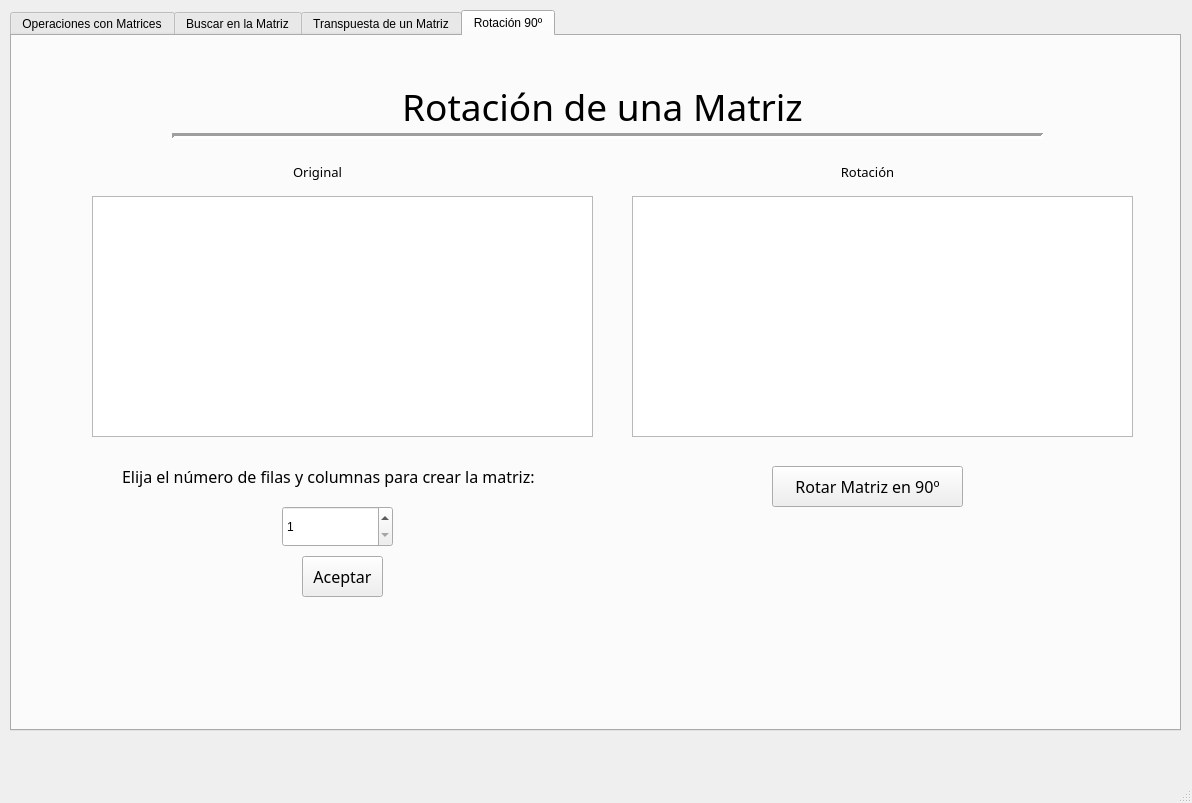
<?xml version="1.0" encoding="UTF-8"?>
<ui version="4.0">
 <class>MainWindow</class>
 <widget class="QMainWindow" name="MainWindow">
  <property name="geometry">
   <rect>
    <x>0</x>
    <y>0</y>
    <width>1192</width>
    <height>803</height>
   </rect>
  </property>
  <property name="windowTitle">
   <string>MainWindow</string>
  </property>
  <widget class="QWidget" name="centralwidget">
   <widget class="QTabWidget" name="tabWidget">
    <property name="geometry">
     <rect>
      <x>10</x>
      <y>10</y>
      <width>1171</width>
      <height>721</height>
     </rect>
    </property>
    <property name="currentIndex">
     <number>3</number>
    </property>
    <widget class="QWidget" name="tab">
     <attribute name="title">
      <string>Operaciones con Matrices</string>
     </attribute>
     <widget class="QTableWidget" name="tW_2">
      <property name="geometry">
       <rect>
        <x>760</x>
        <y>120</y>
        <width>331</width>
        <height>241</height>
       </rect>
      </property>
      <attribute name="horizontalHeaderVisible">
       <bool>false</bool>
      </attribute>
      <attribute name="horizontalHeaderHighlightSections">
       <bool>false</bool>
      </attribute>
      <attribute name="verticalHeaderVisible">
       <bool>false</bool>
      </attribute>
      <attribute name="verticalHeaderHighlightSections">
       <bool>false</bool>
      </attribute>
     </widget>
     <widget class="QTableWidget" name="tW_1">
      <property name="enabled">
       <bool>true</bool>
      </property>
      <property name="geometry">
       <rect>
        <x>410</x>
        <y>120</y>
        <width>331</width>
        <height>241</height>
       </rect>
      </property>
      <attribute name="horizontalHeaderVisible">
       <bool>false</bool>
      </attribute>
      <attribute name="horizontalHeaderHighlightSections">
       <bool>false</bool>
      </attribute>
      <attribute name="verticalHeaderVisible">
       <bool>false</bool>
      </attribute>
      <attribute name="verticalHeaderHighlightSections">
       <bool>false</bool>
      </attribute>
     </widget>
     <widget class="QTableWidget" name="tW_12">
      <property name="geometry">
       <rect>
        <x>590</x>
        <y>400</y>
        <width>331</width>
        <height>241</height>
       </rect>
      </property>
      <attribute name="horizontalHeaderVisible">
       <bool>false</bool>
      </attribute>
      <attribute name="horizontalHeaderHighlightSections">
       <bool>false</bool>
      </attribute>
      <attribute name="verticalHeaderVisible">
       <bool>false</bool>
      </attribute>
      <attribute name="verticalHeaderHighlightSections">
       <bool>false</bool>
      </attribute>
     </widget>
     <widget class="QLabel" name="label">
      <property name="geometry">
       <rect>
        <x>260</x>
        <y>0</y>
        <width>591</width>
        <height>101</height>
       </rect>
      </property>
      <property name="font">
       <font>
        <family>Sitka</family>
        <pointsize>28</pointsize>
       </font>
      </property>
      <property name="text">
       <string>Operaciones con Matrices</string>
      </property>
      <property name="alignment">
       <set>Qt::AlignCenter</set>
      </property>
     </widget>
     <widget class="QSpinBox" name="spinBox_Fila1">
      <property name="geometry">
       <rect>
        <x>50</x>
        <y>180</y>
        <width>131</width>
        <height>51</height>
       </rect>
      </property>
      <property name="minimum">
       <number>1</number>
      </property>
     </widget>
     <widget class="QSpinBox" name="spinBox_Colm1">
      <property name="geometry">
       <rect>
        <x>210</x>
        <y>180</y>
        <width>131</width>
        <height>51</height>
       </rect>
      </property>
      <property name="minimum">
       <number>1</number>
      </property>
     </widget>
     <widget class="QSpinBox" name="spinBox_fila2">
      <property name="geometry">
       <rect>
        <x>50</x>
        <y>400</y>
        <width>131</width>
        <height>51</height>
       </rect>
      </property>
      <property name="minimum">
       <number>1</number>
      </property>
     </widget>
     <widget class="QSpinBox" name="spinBox_Colm2">
      <property name="geometry">
       <rect>
        <x>210</x>
        <y>400</y>
        <width>131</width>
        <height>51</height>
       </rect>
      </property>
      <property name="minimum">
       <number>1</number>
      </property>
     </widget>
     <widget class="QPushButton" name="btn_matriz1">
      <property name="geometry">
       <rect>
        <x>150</x>
        <y>250</y>
        <width>83</width>
        <height>29</height>
       </rect>
      </property>
      <property name="text">
       <string>Aceptar</string>
      </property>
     </widget>
     <widget class="QPushButton" name="btn_matriz2">
      <property name="geometry">
       <rect>
        <x>150</x>
        <y>470</y>
        <width>83</width>
        <height>29</height>
       </rect>
      </property>
      <property name="text">
       <string>Aceptar</string>
      </property>
     </widget>
     <widget class="QLabel" name="label_2">
      <property name="geometry">
       <rect>
        <x>50</x>
        <y>150</y>
        <width>63</width>
        <height>20</height>
       </rect>
      </property>
      <property name="text">
       <string>Fila</string>
      </property>
     </widget>
     <widget class="QLabel" name="label_3">
      <property name="geometry">
       <rect>
        <x>210</x>
        <y>150</y>
        <width>63</width>
        <height>20</height>
       </rect>
      </property>
      <property name="text">
       <string>Columna</string>
      </property>
     </widget>
     <widget class="QLabel" name="label_4">
      <property name="geometry">
       <rect>
        <x>50</x>
        <y>370</y>
        <width>63</width>
        <height>20</height>
       </rect>
      </property>
      <property name="text">
       <string>Fila</string>
      </property>
     </widget>
     <widget class="QLabel" name="label_5">
      <property name="geometry">
       <rect>
        <x>210</x>
        <y>370</y>
        <width>63</width>
        <height>20</height>
       </rect>
      </property>
      <property name="text">
       <string>Columna</string>
      </property>
     </widget>
     <widget class="QLabel" name="label_6">
      <property name="geometry">
       <rect>
        <x>120</x>
        <y>110</y>
        <width>131</width>
        <height>21</height>
       </rect>
      </property>
      <property name="font">
       <font>
        <family>Sitka Banner</family>
        <pointsize>12</pointsize>
       </font>
      </property>
      <property name="text">
       <string>Primera Matriz</string>
      </property>
      <property name="alignment">
       <set>Qt::AlignCenter</set>
      </property>
     </widget>
     <widget class="QLabel" name="label_7">
      <property name="geometry">
       <rect>
        <x>500</x>
        <y>90</y>
        <width>131</width>
        <height>21</height>
       </rect>
      </property>
      <property name="font">
       <font>
        <family>Sitka Banner</family>
        <pointsize>12</pointsize>
       </font>
      </property>
      <property name="text">
       <string>Primera Matriz</string>
      </property>
      <property name="alignment">
       <set>Qt::AlignCenter</set>
      </property>
     </widget>
     <widget class="QLabel" name="label_8">
      <property name="geometry">
       <rect>
        <x>120</x>
        <y>330</y>
        <width>131</width>
        <height>21</height>
       </rect>
      </property>
      <property name="font">
       <font>
        <family>Sitka Banner</family>
        <pointsize>12</pointsize>
       </font>
      </property>
      <property name="text">
       <string>Segunda Matriz</string>
      </property>
      <property name="alignment">
       <set>Qt::AlignCenter</set>
      </property>
     </widget>
     <widget class="QLabel" name="label_9">
      <property name="geometry">
       <rect>
        <x>860</x>
        <y>90</y>
        <width>131</width>
        <height>21</height>
       </rect>
      </property>
      <property name="font">
       <font>
        <family>Sitka Banner</family>
        <pointsize>12</pointsize>
       </font>
      </property>
      <property name="text">
       <string>Segunda Matriz</string>
      </property>
      <property name="alignment">
       <set>Qt::AlignCenter</set>
      </property>
     </widget>
     <widget class="QLabel" name="label_10">
      <property name="geometry">
       <rect>
        <x>680</x>
        <y>370</y>
        <width>131</width>
        <height>21</height>
       </rect>
      </property>
      <property name="font">
       <font>
        <family>Sitka Banner</family>
        <pointsize>12</pointsize>
       </font>
      </property>
      <property name="text">
       <string>Resultado</string>
      </property>
      <property name="alignment">
       <set>Qt::AlignCenter</set>
      </property>
     </widget>
     <widget class="Line" name="line">
      <property name="geometry">
       <rect>
        <x>40</x>
        <y>290</y>
        <width>331</width>
        <height>21</height>
       </rect>
      </property>
      <property name="lineWidth">
       <number>3</number>
      </property>
      <property name="orientation">
       <enum>Qt::Horizontal</enum>
      </property>
     </widget>
     <widget class="Line" name="line_2">
      <property name="geometry">
       <rect>
        <x>20</x>
        <y>510</y>
        <width>331</width>
        <height>21</height>
       </rect>
      </property>
      <property name="lineWidth">
       <number>3</number>
      </property>
      <property name="orientation">
       <enum>Qt::Horizontal</enum>
      </property>
     </widget>
     <widget class="QComboBox" name="comboBox_operacion">
      <property name="geometry">
       <rect>
        <x>110</x>
        <y>580</y>
        <width>161</width>
        <height>41</height>
       </rect>
      </property>
      <item>
       <property name="text">
        <string>Sumar</string>
       </property>
      </item>
      <item>
       <property name="text">
        <string>Restar</string>
       </property>
      </item>
      <item>
       <property name="text">
        <string>Multiplicar</string>
       </property>
      </item>
     </widget>
     <widget class="QPushButton" name="btn_operaciones">
      <property name="geometry">
       <rect>
        <x>150</x>
        <y>630</y>
        <width>83</width>
        <height>29</height>
       </rect>
      </property>
      <property name="text">
       <string>Aceptar</string>
      </property>
     </widget>
     <widget class="QLabel" name="lbl_operaciones">
      <property name="geometry">
       <rect>
        <x>70</x>
        <y>540</y>
        <width>241</width>
        <height>31</height>
       </rect>
      </property>
      <property name="font">
       <font>
        <family>Sitka Banner</family>
        <pointsize>12</pointsize>
       </font>
      </property>
      <property name="text">
       <string>Elija una de las operaciones</string>
      </property>
      <property name="alignment">
       <set>Qt::AlignCenter</set>
      </property>
     </widget>
    </widget>
    <widget class="QWidget" name="tab_2">
     <attribute name="title">
      <string>Buscar en la Matriz</string>
     </attribute>
     <widget class="QTableWidget" name="tW_MatrizBuscar">
      <property name="geometry">
       <rect>
        <x>480</x>
        <y>150</y>
        <width>571</width>
        <height>411</height>
       </rect>
      </property>
      <attribute name="horizontalHeaderVisible">
       <bool>true</bool>
      </attribute>
      <attribute name="horizontalHeaderHighlightSections">
       <bool>false</bool>
      </attribute>
      <attribute name="horizontalHeaderShowSortIndicator" stdset="0">
       <bool>true</bool>
      </attribute>
      <attribute name="verticalHeaderVisible">
       <bool>true</bool>
      </attribute>
      <attribute name="verticalHeaderCascadingSectionResizes">
       <bool>false</bool>
      </attribute>
      <attribute name="verticalHeaderHighlightSections">
       <bool>true</bool>
      </attribute>
     </widget>
     <widget class="QLabel" name="label_13">
      <property name="geometry">
       <rect>
        <x>270</x>
        <y>10</y>
        <width>591</width>
        <height>101</height>
       </rect>
      </property>
      <property name="font">
       <font>
        <family>Sitka</family>
        <pointsize>28</pointsize>
       </font>
      </property>
      <property name="text">
       <string>Buscar en la Matriz</string>
      </property>
      <property name="alignment">
       <set>Qt::AlignCenter</set>
      </property>
     </widget>
     <widget class="QSpinBox" name="spinBox_FilaBuscar">
      <property name="geometry">
       <rect>
        <x>130</x>
        <y>260</y>
        <width>111</width>
        <height>41</height>
       </rect>
      </property>
      <property name="minimum">
       <number>1</number>
      </property>
      <property name="maximum">
       <number>150</number>
      </property>
     </widget>
     <widget class="QPushButton" name="btn_crearMatrizB">
      <property name="geometry">
       <rect>
        <x>220</x>
        <y>320</y>
        <width>111</width>
        <height>41</height>
       </rect>
      </property>
      <property name="font">
       <font>
        <family>Sitka Display</family>
        <pointsize>14</pointsize>
       </font>
      </property>
      <property name="text">
       <string>Aceptar</string>
      </property>
     </widget>
     <widget class="QSpinBox" name="spinBox_ColmBuscar">
      <property name="geometry">
       <rect>
        <x>290</x>
        <y>260</y>
        <width>111</width>
        <height>41</height>
       </rect>
      </property>
      <property name="minimum">
       <number>1</number>
      </property>
      <property name="maximum">
       <number>150</number>
      </property>
     </widget>
     <widget class="QLabel" name="label_29">
      <property name="geometry">
       <rect>
        <x>130</x>
        <y>160</y>
        <width>291</width>
        <height>61</height>
       </rect>
      </property>
      <property name="font">
       <font>
        <family>Sitka Display</family>
        <pointsize>12</pointsize>
       </font>
      </property>
      <property name="text">
       <string>Elija el número de filas y columnas 
para crear la matriz:</string>
      </property>
      <property name="alignment">
       <set>Qt::AlignLeading|Qt::AlignLeft|Qt::AlignVCenter</set>
      </property>
     </widget>
     <widget class="QLabel" name="label_31">
      <property name="geometry">
       <rect>
        <x>130</x>
        <y>410</y>
        <width>301</width>
        <height>51</height>
       </rect>
      </property>
      <property name="font">
       <font>
        <family>Sitka Display</family>
        <pointsize>12</pointsize>
        <bold>false</bold>
       </font>
      </property>
      <property name="text">
       <string>Elija el numero que desea buscar en 
la matriz:</string>
      </property>
     </widget>
     <widget class="QLineEdit" name="lE_FilaNum">
      <property name="geometry">
       <rect>
        <x>670</x>
        <y>610</y>
        <width>81</width>
        <height>28</height>
       </rect>
      </property>
      <property name="readOnly">
       <bool>true</bool>
      </property>
     </widget>
     <widget class="QLabel" name="label_12">
      <property name="geometry">
       <rect>
        <x>630</x>
        <y>610</y>
        <width>31</width>
        <height>31</height>
       </rect>
      </property>
      <property name="font">
       <font>
        <family>Sitka</family>
        <pointsize>10</pointsize>
       </font>
      </property>
      <property name="text">
       <string>Fila</string>
      </property>
     </widget>
     <widget class="QSpinBox" name="spinBox_Num">
      <property name="geometry">
       <rect>
        <x>220</x>
        <y>470</y>
        <width>111</width>
        <height>41</height>
       </rect>
      </property>
      <property name="minimum">
       <number>0</number>
      </property>
     </widget>
     <widget class="QLabel" name="label_30">
      <property name="geometry">
       <rect>
        <x>760</x>
        <y>609</y>
        <width>91</width>
        <height>31</height>
       </rect>
      </property>
      <property name="font">
       <font>
        <family>Sitka</family>
        <pointsize>10</pointsize>
       </font>
      </property>
      <property name="text">
       <string>Columna</string>
      </property>
     </widget>
     <widget class="QLineEdit" name="lE_ColumnNum">
      <property name="geometry">
       <rect>
        <x>840</x>
        <y>610</y>
        <width>81</width>
        <height>28</height>
       </rect>
      </property>
      <property name="readOnly">
       <bool>true</bool>
      </property>
     </widget>
     <widget class="QLabel" name="label_32">
      <property name="geometry">
       <rect>
        <x>130</x>
        <y>230</y>
        <width>31</width>
        <height>31</height>
       </rect>
      </property>
      <property name="font">
       <font>
        <family>Sitka</family>
        <pointsize>10</pointsize>
       </font>
      </property>
      <property name="text">
       <string>Fila</string>
      </property>
     </widget>
     <widget class="QLabel" name="label_33">
      <property name="geometry">
       <rect>
        <x>290</x>
        <y>230</y>
        <width>81</width>
        <height>31</height>
       </rect>
      </property>
      <property name="font">
       <font>
        <family>Sitka</family>
        <pointsize>10</pointsize>
       </font>
      </property>
      <property name="text">
       <string>Columna</string>
      </property>
     </widget>
     <widget class="Line" name="line_5">
      <property name="geometry">
       <rect>
        <x>150</x>
        <y>80</y>
        <width>871</width>
        <height>21</height>
       </rect>
      </property>
      <property name="lineWidth">
       <number>3</number>
      </property>
      <property name="orientation">
       <enum>Qt::Horizontal</enum>
      </property>
     </widget>
     <widget class="QPushButton" name="btn_buscarNum">
      <property name="geometry">
       <rect>
        <x>230</x>
        <y>520</y>
        <width>91</width>
        <height>31</height>
       </rect>
      </property>
      <property name="font">
       <font>
        <family>Sitka Display</family>
        <pointsize>12</pointsize>
       </font>
      </property>
      <property name="text">
       <string>Aceptar</string>
      </property>
     </widget>
     <widget class="Line" name="line_6">
      <property name="geometry">
       <rect>
        <x>90</x>
        <y>370</y>
        <width>371</width>
        <height>31</height>
       </rect>
      </property>
      <property name="lineWidth">
       <number>3</number>
      </property>
      <property name="orientation">
       <enum>Qt::Horizontal</enum>
      </property>
     </widget>
     <widget class="QLabel" name="label_34">
      <property name="geometry">
       <rect>
        <x>720</x>
        <y>570</y>
        <width>101</width>
        <height>31</height>
       </rect>
      </property>
      <property name="font">
       <font>
        <family>Sitka</family>
        <pointsize>12</pointsize>
       </font>
      </property>
      <property name="text">
       <string>Resultado</string>
      </property>
     </widget>
    </widget>
    <widget class="QWidget" name="tab_5">
     <attribute name="title">
      <string>Transpuesta de un Matriz</string>
     </attribute>
     <widget class="Line" name="line_7">
      <property name="geometry">
       <rect>
        <x>150</x>
        <y>90</y>
        <width>871</width>
        <height>21</height>
       </rect>
      </property>
      <property name="lineWidth">
       <number>3</number>
      </property>
      <property name="orientation">
       <enum>Qt::Horizontal</enum>
      </property>
     </widget>
     <widget class="QLabel" name="label_27">
      <property name="geometry">
       <rect>
        <x>270</x>
        <y>20</y>
        <width>621</width>
        <height>101</height>
       </rect>
      </property>
      <property name="font">
       <font>
        <family>Sitka</family>
        <pointsize>28</pointsize>
       </font>
      </property>
      <property name="text">
       <string>Transpuesta de una Matriz</string>
      </property>
      <property name="alignment">
       <set>Qt::AlignCenter</set>
      </property>
     </widget>
     <widget class="QLabel" name="label_35">
      <property name="geometry">
       <rect>
        <x>360</x>
        <y>440</y>
        <width>461</width>
        <height>61</height>
       </rect>
      </property>
      <property name="font">
       <font>
        <family>Sitka Display</family>
        <pointsize>12</pointsize>
       </font>
      </property>
      <property name="text">
       <string>Elija el número de filas y columnas para crear la matriz:</string>
      </property>
      <property name="alignment">
       <set>Qt::AlignLeading|Qt::AlignLeft|Qt::AlignVCenter</set>
      </property>
     </widget>
     <widget class="QTableWidget" name="tW_MatrizOriginal">
      <property name="geometry">
       <rect>
        <x>70</x>
        <y>160</y>
        <width>501</width>
        <height>241</height>
       </rect>
      </property>
      <attribute name="horizontalHeaderVisible">
       <bool>false</bool>
      </attribute>
      <attribute name="horizontalHeaderHighlightSections">
       <bool>false</bool>
      </attribute>
      <attribute name="horizontalHeaderShowSortIndicator" stdset="0">
       <bool>false</bool>
      </attribute>
      <attribute name="verticalHeaderVisible">
       <bool>false</bool>
      </attribute>
      <attribute name="verticalHeaderCascadingSectionResizes">
       <bool>false</bool>
      </attribute>
      <attribute name="verticalHeaderHighlightSections">
       <bool>false</bool>
      </attribute>
     </widget>
     <widget class="QSpinBox" name="spinBox_FilaT">
      <property name="geometry">
       <rect>
        <x>460</x>
        <y>530</y>
        <width>111</width>
        <height>41</height>
       </rect>
      </property>
      <property name="minimum">
       <number>1</number>
      </property>
      <property name="maximum">
       <number>150</number>
      </property>
     </widget>
     <widget class="QLabel" name="label_36">
      <property name="geometry">
       <rect>
        <x>460</x>
        <y>500</y>
        <width>31</width>
        <height>31</height>
       </rect>
      </property>
      <property name="font">
       <font>
        <family>Sitka</family>
        <pointsize>10</pointsize>
       </font>
      </property>
      <property name="text">
       <string>Fila</string>
      </property>
     </widget>
     <widget class="QPushButton" name="btn_crearMatrizT">
      <property name="geometry">
       <rect>
        <x>540</x>
        <y>590</y>
        <width>111</width>
        <height>41</height>
       </rect>
      </property>
      <property name="font">
       <font>
        <family>Sitka Display</family>
        <pointsize>14</pointsize>
       </font>
      </property>
      <property name="text">
       <string>Aceptar</string>
      </property>
     </widget>
     <widget class="QSpinBox" name="spinBox_ColmT">
      <property name="geometry">
       <rect>
        <x>620</x>
        <y>530</y>
        <width>111</width>
        <height>41</height>
       </rect>
      </property>
      <property name="minimum">
       <number>1</number>
      </property>
      <property name="maximum">
       <number>150</number>
      </property>
     </widget>
     <widget class="QLabel" name="label_37">
      <property name="geometry">
       <rect>
        <x>620</x>
        <y>500</y>
        <width>81</width>
        <height>31</height>
       </rect>
      </property>
      <property name="font">
       <font>
        <family>Sitka</family>
        <pointsize>10</pointsize>
       </font>
      </property>
      <property name="text">
       <string>Columna</string>
      </property>
     </widget>
     <widget class="QTableWidget" name="tW_MatrizTranspuesta">
      <property name="geometry">
       <rect>
        <x>610</x>
        <y>160</y>
        <width>501</width>
        <height>241</height>
       </rect>
      </property>
      <attribute name="horizontalHeaderVisible">
       <bool>false</bool>
      </attribute>
      <attribute name="horizontalHeaderHighlightSections">
       <bool>false</bool>
      </attribute>
      <attribute name="horizontalHeaderShowSortIndicator" stdset="0">
       <bool>false</bool>
      </attribute>
      <attribute name="verticalHeaderVisible">
       <bool>false</bool>
      </attribute>
      <attribute name="verticalHeaderCascadingSectionResizes">
       <bool>false</bool>
      </attribute>
      <attribute name="verticalHeaderHighlightSections">
       <bool>false</bool>
      </attribute>
     </widget>
     <widget class="QLabel" name="label_38">
      <property name="geometry">
       <rect>
        <x>790</x>
        <y>120</y>
        <width>111</width>
        <height>31</height>
       </rect>
      </property>
      <property name="font">
       <font>
        <family>Sitka</family>
        <pointsize>10</pointsize>
       </font>
      </property>
      <property name="text">
       <string>Transpuesta</string>
      </property>
      <property name="alignment">
       <set>Qt::AlignCenter</set>
      </property>
     </widget>
     <widget class="QLabel" name="label_39">
      <property name="geometry">
       <rect>
        <x>240</x>
        <y>120</y>
        <width>111</width>
        <height>31</height>
       </rect>
      </property>
      <property name="font">
       <font>
        <family>Sitka</family>
        <pointsize>10</pointsize>
       </font>
      </property>
      <property name="text">
       <string>Original</string>
      </property>
      <property name="alignment">
       <set>Qt::AlignCenter</set>
      </property>
     </widget>
    </widget>
    <widget class="QWidget" name="tab_6">
     <attribute name="title">
      <string>Rotación 90º</string>
     </attribute>
     <widget class="QLabel" name="label_28">
      <property name="geometry">
       <rect>
        <x>280</x>
        <y>20</y>
        <width>621</width>
        <height>101</height>
       </rect>
      </property>
      <property name="font">
       <font>
        <family>Sitka</family>
        <pointsize>28</pointsize>
       </font>
      </property>
      <property name="text">
       <string>Rotación de una Matriz</string>
      </property>
      <property name="alignment">
       <set>Qt::AlignCenter</set>
      </property>
     </widget>
     <widget class="Line" name="line_8">
      <property name="geometry">
       <rect>
        <x>160</x>
        <y>90</y>
        <width>871</width>
        <height>21</height>
       </rect>
      </property>
      <property name="lineWidth">
       <number>3</number>
      </property>
      <property name="orientation">
       <enum>Qt::Horizontal</enum>
      </property>
     </widget>
     <widget class="QLabel" name="label_44">
      <property name="geometry">
       <rect>
        <x>800</x>
        <y>120</y>
        <width>111</width>
        <height>31</height>
       </rect>
      </property>
      <property name="font">
       <font>
        <family>Sitka</family>
        <pointsize>10</pointsize>
       </font>
      </property>
      <property name="text">
       <string>Rotación</string>
      </property>
      <property name="alignment">
       <set>Qt::AlignCenter</set>
      </property>
     </widget>
     <widget class="QTableWidget" name="tW_MatrizOriginal_1">
      <property name="geometry">
       <rect>
        <x>80</x>
        <y>160</y>
        <width>501</width>
        <height>241</height>
       </rect>
      </property>
      <attribute name="horizontalHeaderVisible">
       <bool>false</bool>
      </attribute>
      <attribute name="horizontalHeaderHighlightSections">
       <bool>false</bool>
      </attribute>
      <attribute name="horizontalHeaderShowSortIndicator" stdset="0">
       <bool>false</bool>
      </attribute>
      <attribute name="verticalHeaderVisible">
       <bool>false</bool>
      </attribute>
      <attribute name="verticalHeaderCascadingSectionResizes">
       <bool>false</bool>
      </attribute>
      <attribute name="verticalHeaderHighlightSections">
       <bool>false</bool>
      </attribute>
     </widget>
     <widget class="QTableWidget" name="tW_MatrizRotacion">
      <property name="geometry">
       <rect>
        <x>620</x>
        <y>160</y>
        <width>501</width>
        <height>241</height>
       </rect>
      </property>
      <attribute name="horizontalHeaderVisible">
       <bool>false</bool>
      </attribute>
      <attribute name="horizontalHeaderHighlightSections">
       <bool>false</bool>
      </attribute>
      <attribute name="horizontalHeaderShowSortIndicator" stdset="0">
       <bool>false</bool>
      </attribute>
      <attribute name="verticalHeaderVisible">
       <bool>false</bool>
      </attribute>
      <attribute name="verticalHeaderCascadingSectionResizes">
       <bool>false</bool>
      </attribute>
      <attribute name="verticalHeaderHighlightSections">
       <bool>false</bool>
      </attribute>
     </widget>
     <widget class="QLabel" name="label_41">
      <property name="geometry">
       <rect>
        <x>110</x>
        <y>410</y>
        <width>461</width>
        <height>61</height>
       </rect>
      </property>
      <property name="font">
       <font>
        <family>Sitka Display</family>
        <pointsize>12</pointsize>
       </font>
      </property>
      <property name="text">
       <string>Elija el número de filas y columnas para crear la matriz:</string>
      </property>
      <property name="alignment">
       <set>Qt::AlignLeading|Qt::AlignLeft|Qt::AlignVCenter</set>
      </property>
     </widget>
     <widget class="QPushButton" name="btn_rotacion">
      <property name="geometry">
       <rect>
        <x>290</x>
        <y>520</y>
        <width>81</width>
        <height>41</height>
       </rect>
      </property>
      <property name="font">
       <font>
        <family>Sitka Display</family>
        <pointsize>12</pointsize>
       </font>
      </property>
      <property name="text">
       <string>Aceptar</string>
      </property>
     </widget>
     <widget class="QSpinBox" name="spinBox_FCR">
      <property name="geometry">
       <rect>
        <x>270</x>
        <y>470</y>
        <width>111</width>
        <height>41</height>
       </rect>
      </property>
      <property name="minimum">
       <number>1</number>
      </property>
      <property name="maximum">
       <number>150</number>
      </property>
     </widget>
     <widget class="QLabel" name="label_42">
      <property name="geometry">
       <rect>
        <x>250</x>
        <y>120</y>
        <width>111</width>
        <height>31</height>
       </rect>
      </property>
      <property name="font">
       <font>
        <family>Sitka</family>
        <pointsize>10</pointsize>
       </font>
      </property>
      <property name="text">
       <string>Original</string>
      </property>
      <property name="alignment">
       <set>Qt::AlignCenter</set>
      </property>
     </widget>
     <widget class="QPushButton" name="btn_rotacion_2">
      <property name="geometry">
       <rect>
        <x>760</x>
        <y>430</y>
        <width>191</width>
        <height>41</height>
       </rect>
      </property>
      <property name="font">
       <font>
        <family>Sitka Display</family>
        <pointsize>12</pointsize>
       </font>
      </property>
      <property name="text">
       <string>Rotar Matriz en 90º</string>
      </property>
     </widget>
    </widget>
   </widget>
  </widget>
  <widget class="QMenuBar" name="menubar">
   <property name="geometry">
    <rect>
     <x>0</x>
     <y>0</y>
     <width>1192</width>
     <height>25</height>
    </rect>
   </property>
  </widget>
  <widget class="QStatusBar" name="statusbar"/>
 </widget>
 <resources/>
 <connections/>
</ui>
